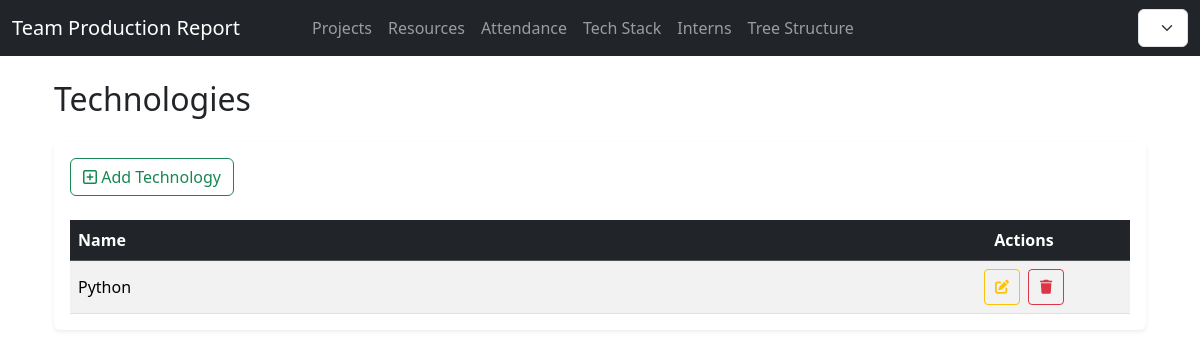
Before: /interns/technologies/ with the older database file.
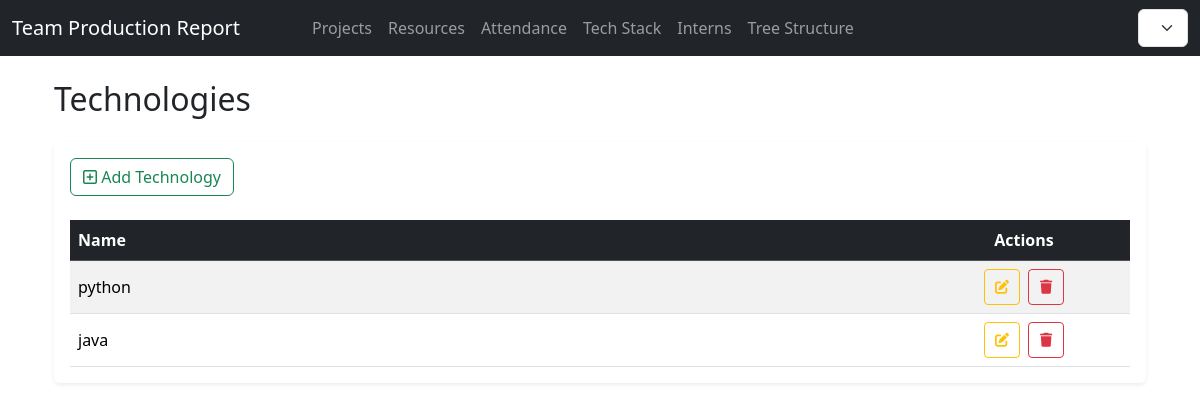
After: the same page with the newer database file.
### interns/models.py (models this page shows, shortened)
class Technology(models.Model):
    name = models.CharField(max_length=50, unique=True)

### interns/views.py (the view)
# urls.py: path('technologies/', views.technology_list, name='technology_list'),
def technology_list(request):
    technologies = Technology.objects.all()
    return render(request, 'technologies/technology_list.html', {'technologies': technologies})

### interns/templates/technologies/technology_list.html
{% extends 'base.html' %}
{% block content %}
<div class="container mt-4">
    <h2 class="text-dark mb-4">Technologies</h2>
    <div class="card shadow-sm border-0">
        <div class="card-body">
            <div class="d-flex justify-content-between align-items-center mb-4">
                <a href="{% url 'interns:technology_add' %}" class="btn btn-outline-success ">
                    <i class="far fa-plus-square"></i> Add Technology
                </a>
            </div>
            <div class="table-responsive">
                <table class="table table-striped align-middle mb-0">
                    <thead class="table-dark">
                        <tr>
                            <th>Name</th>
                            <th class="text-center" style="width: 20%">Actions</th>
                        </tr>
                    </thead>
                    <tbody>
                        {% for tech in technologies %}
                        <tr>
                            <td>{{ tech.name }}</td>
                            <td class="text-center">
                                <div class="d-flex justify-content-center align-items-center gap-2">
                                    <a href="{% url 'interns:technology_edit' tech.pk %}"
                                       class="btn btn-sm btn-outline-warning d-flex align-items-center justify-content-center"
                                       title="Edit" style="width: 36px; height: 36px;">
                                        <i class="fas fa-pen-to-square"></i>
                                    </a>
                                    <a href="{% url 'interns:technology_delete' tech.pk %}"
                                       class="btn btn-sm btn-outline-danger d-flex align-items-center justify-content-center"
                                       title="Delete" style="width: 36px; height: 36px;">
                                        <i class="fas fa-trash"></i>
                                    </a>
                                </div>
                            </td>
                        </tr>
                        {% empty %}
                        <tr>
                            <td colspan="2" class="text-center text-muted">No technologies added yet.</td>
                        </tr>
                        {% endfor %}
                    </tbody>
                </table>
            </div>
        </div>
    </div>
</div>
{% endblock %}

Changed rows visible on the page:
removed Technology: name "Python"
added Technology: name "python"
added Technology: name "java"
